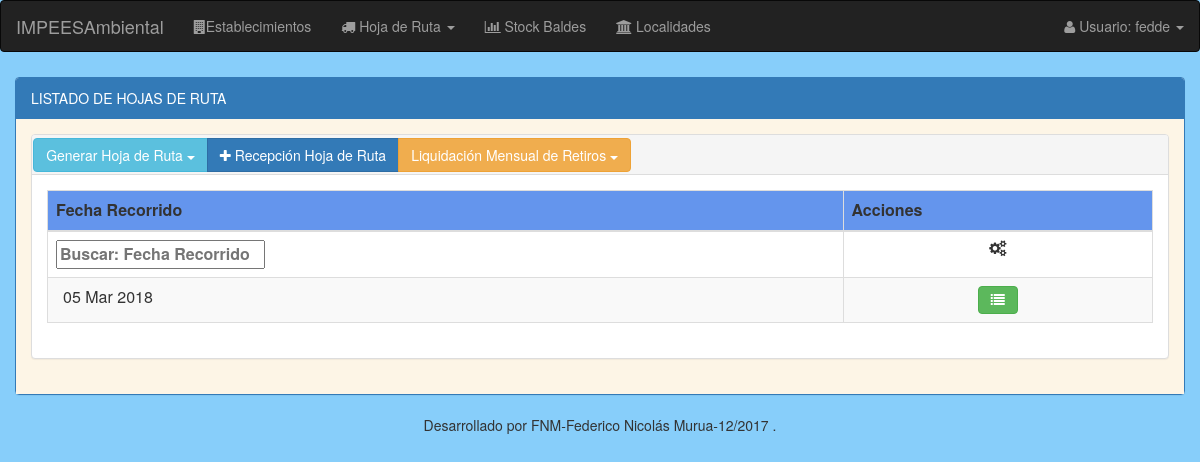
The app's page /hojas-de-Ruta/listado/general/hojas_de_ruta/ (signed in), older data.
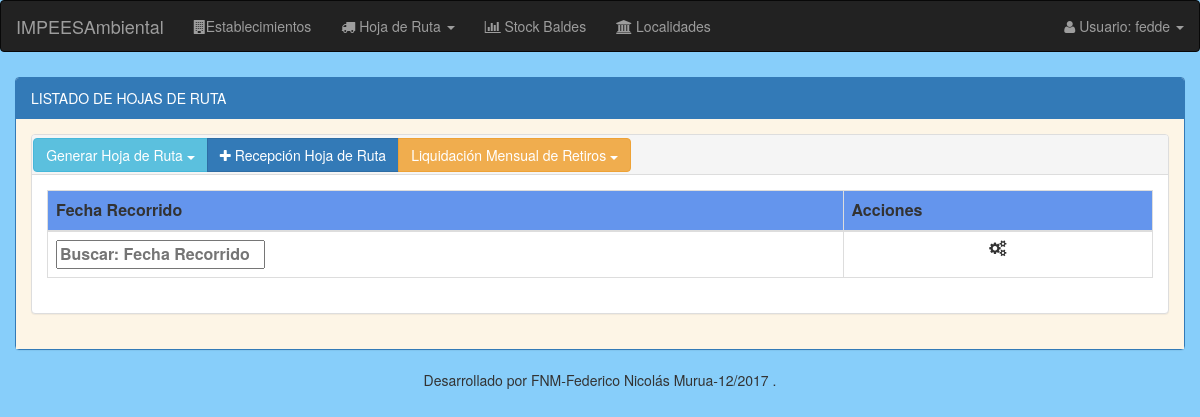
The same page, newer data.
### modulo_I/models.py (models this page shows, shortened)
class RegistroHojaRuta(models.Model):
    fecha_recorrido = models.DateField() #fecha del dia que se imprimió la hoja de ruta
    establecimiento_generador = models.ForeignKey('EstablecimientoGenerador')
    hora_llegada = models.CharField(max_length=5, blank=True, null=True)
    hora_salida = models.CharField(max_length=5, blank=True, null=True)
    class Meta:
        unique_together = ('fecha_recorrido', 'establecimiento_generador',)

### modulo_I/views.py (the view)
@login_required
def listado_general_hojas_de_ruta(request):
    listado_general = RegistroHojaRuta.objects.values('fecha_recorrido').distinct()
    if 'baldes_utilizados' in request.session:
        del request.session['baldes_utilizados']
    request.session['baldes_utilizados'] = []
    meses = {}
    mes_nombre = ""
    for fecha in RegistroHojaRuta.objects.all().values("fecha_recorrido").distinct().order_by("fecha_recorrido"):
        mes_actual = fecha['fecha_recorrido'].month
        anio_hoja_ruta = fecha['fecha_recorrido'].year
        meses[mes_actual] = (Meses[mes_actual-1][1],anio_hoja_ruta)
    dias_semana = Dias[1:len(Dias)]
    return render(request, 'registroHojaRuta/hojaruta_listado_general.html', {'listado_general': listado_general, 'meses':meses, 'dias_semana':dias_semana})

### modulo_I/templatetags/hoja_ruta_extras.py (called while the page is built)
@register.filter
def hojas_validas(hoja):
    baldes = DetalleHojaRuta.objects.filter(registro_hoja_ruta__fecha_recorrido=hoja)
    if (len(baldes)) == 0 :
        return True
    else:
        return False

### modulo_I/templates/registroHojaRuta/hojaruta_listado_general.html (shortened to what this page needs)
{% extends "base/base_listado.html" %}
{% load staticfiles %}
{% load hoja_ruta_extras %}
{% load widget_tweaks %}
{% block panel-heading %}
  LISTADO DE HOJAS DE RUTA
{% endblock %}
{% block panel-heading-tabla %}
  <div style="padding-top:0.3%; padding-left:0.1%;">
    <div class="btn-group">
      <div class="btn-group">
          <button type="button" data-toggle="dropdown" class="btn btn-info dropdown-toggle">Generar Hoja de Ruta <span class="caret"></span></button>
      </div>
      <a href="{% url 'registroHojaRuta:alta_modif_hoja_ruta' %}" class="btn btn-primary"><i class="fa fa-plus"></i> Recepción Hoja de Ruta </a>
      <div class="btn-group">
          <button type="button" data-toggle="dropdown" class="btn btn-warning dropdown-toggle">Liquidación Mensual de Retiros <span class="caret"></span></button>
      </div>
    </div>
 </div>
 {% endblock %}
{% block thead-tabla %}
  <thead>
  <tr style="background:#6495ED;">
      <th >Fecha Recorrido</th>
      <th>Acciones</th>
  </tr>
  </thead>
{% endblock %}
{% block tfoot-tabla %}
  <tfoot >
     <tr>
       <th >Fecha Recorrido</th>
       <th style="text-align: center;"><i class="fa fa-cogs"></i></th>
    </tr>
  </tfoot>
{% endblock %}
{% block tbody-tabla %}
  <tbody>
    {% for hoja_ruta in listado_general %}
        <tr>
            <td style="padding-left:15px;">{{ hoja_ruta.fecha_recorrido|date:"d M Y" }}</td>
            <td align="center">
               <a class="btn btn-success" data-toggle="tooltip" title="Registros" href="{% url 'registroHojaRuta:listado_baldes_utilizados' hoja_ruta.fecha_recorrido.year hoja_ruta.fecha_recorrido.month hoja_ruta.fecha_recorrido.day %}"><em class="fa fa-list"></em></a>
            </td>
        </tr>
    {% endfor %}
  </tbody>
{% endblock %}

Row changes from the older to the newer data that the page shows:
removed RegistroHojaRuta: fecha_recorrido "05 Mar 2018"
